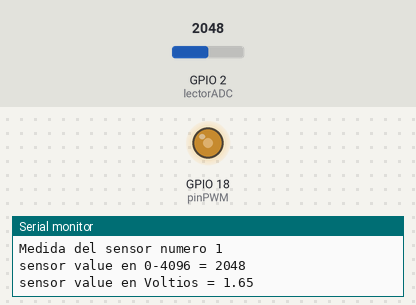
This sketch was run on a simulated ESP32. Parts: output pins drawn as LEDs (lit = HIGH), the last lines printed to the serial monitor. Inputs (shaded band) come from the test bench; at power-on: GPIO 2 (lectorADC) = 2048.

Above: at 1.2 s.
1.3 s: GPIO 2 (lectorADC) set to 2866
At 1.9 s:
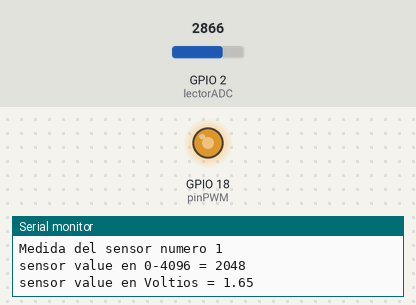
2.8 s: GPIO 2 (lectorADC) set to 3603
At 4.0 s:
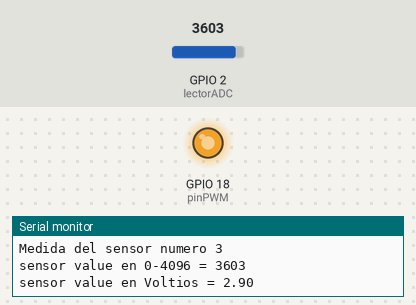
4.3 s: GPIO 2 (lectorADC) set to 491
At 5.3 s:
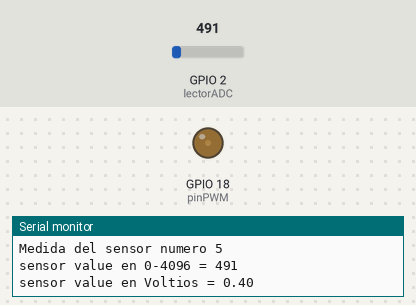
5.8 s: GPIO 2 (lectorADC) set to 0
At 6.5 s:
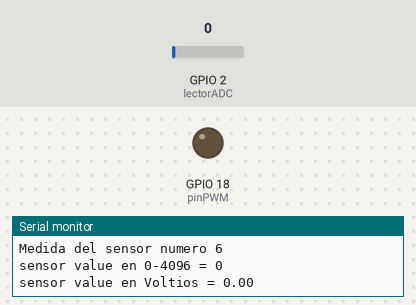
Timing chart, 0 to 8.3 s (numbered marks = the images above; inputs shaded):
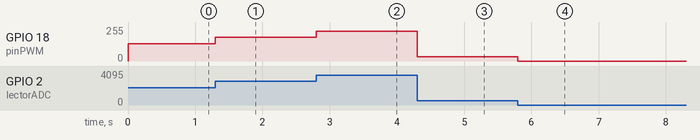

The sketch:

Practica_1_ADCyPWM.ino
```cpp
//declaracion timer
volatile int interruptCounter;
hw_timer_t* timer = NULL;
portMUX_TYPE timerMux = portMUX_INITIALIZER_UNLOCKED;


const int pin3v3 = 3.3;
const int lectorADC = 2;
int valorVoltiosAdc;
float valor_voltios = 0;
int contador = 0;

const int freq = 5000;
const int resolution = 12;
int signalVoltios;
int pinPWM = 18;  // Poner pin correspondiente al PWM
int PWMchannel = 0;


void IRAM_ATTR onTimer(){
  portENTER_CRITICAL_ISR(&timerMux);
  interruptCounter++;
  portEXIT_CRITICAL_ISR(&timerMux);
}

void setup() {
  Serial.begin(9600);

  //timer configuration
  timer = timerBegin (0, 80, true); //80MHz dividido entre 80, dejando 1MHZ de frecuencia y por tanto un timer de microsegundos
  timerAttachInterrupt(timer, &onTimer, true); //declara el timer de la interrupcion
  timerAlarmWrite(timer, 1000000, true); //indica momento alarma del timer, (vector de inicializacion, momento de alarma y true para reiniciar)
  timerAlarmEnable(timer);

  ledcSetup(PWMchannel, freq, resolution); //En principio así se ajusta frecuencia pwm y resolucion en bits, ponemos l2 la misma que la del conversor ADC para no necesitar un conversor a poseriori ya que la señal PWM depende del valor de este.

  ledcAttachPin(pinPWM, PWMchannel);

  //pinMode (pin3v3, OUTPUT);

}

void loop() {

valorVoltiosAdc = analogRead(lectorADC);
ledcWrite(PWMchannel, valorVoltiosAdc);


  if(interruptCounter > 0){
    portENTER_CRITICAL_ISR(&timerMux);
    interruptCounter--;
    portEXIT_CRITICAL_ISR(&timerMux);

  contador=contador+1;
  //*(5/4095);
  valor_voltios = valorVoltiosAdc * 0.000805;

  Serial.print("Medida del sensor numero ");
  Serial.println(contador);
  Serial.print("sensor value en 0-4096 = ");
  Serial.println(valorVoltiosAdc);
  Serial.print("sensor value en Voltios = ");
  Serial.println(valor_voltios);
  Serial.println("");
  Serial.println("");

  //delay (5000);

  }


}
```

Measured:
- after the input at 1.3 s, GPIO 18 (pinPWM): 128/255 → 178/255 at once
- after the input at 2.8 s, GPIO 18 (pinPWM): 178/255 → 224/255 at once
- after the input at 4.3 s, GPIO 18 (pinPWM): 224/255 → 31/255 at once
- after the input at 5.8 s, GPIO 18 (pinPWM): 31/255 → 0/255 at once
